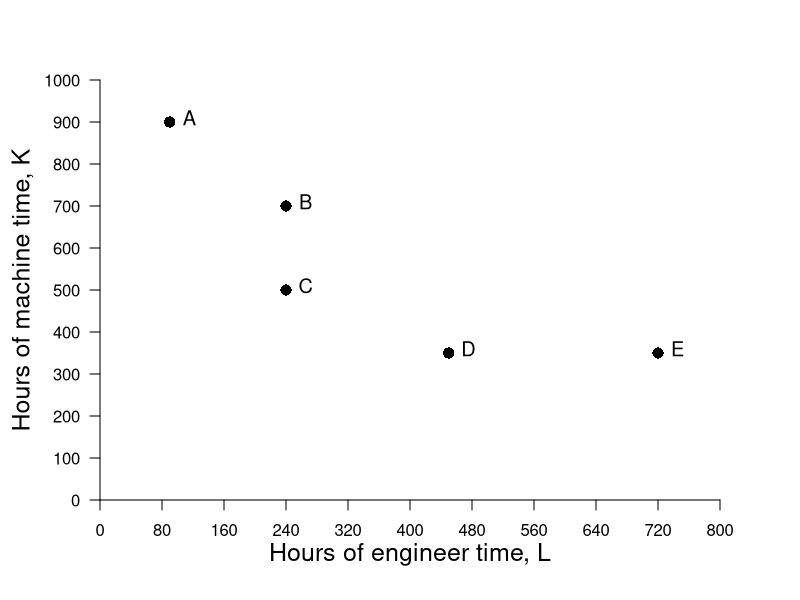

Write the R code that produced this figure.
require(shape)
pdf(file = "firmmarketsupply/problem_tech_choices.pdf", width = 7, height = 7)

#Set parameters for graphics
axislabelsize <- 1.5
labelsize <- 1.2
graphlinewidth <- 2
segmentlinewidth <- 1.5

COL <- c("#7fc97f", "#beaed4", "#fdc086", "#ffff99", "#386cb0", "#f0027f", "#bf5b17", "#666666")
COLA <- c("#e0f3db", "#99d8c9","#66c2a4","#41ae76", "#238b45", "#005824")
COLB <- c("#c6dbef", "#4eb3d3", "#2b8cbe", "#0868ac","#084081")
COLC <- c("#fcfbfd", "#efedf5", "#dadaeb", "#bcbddc", "#9e9ac8", "#807dba", "#6a51a3", "#54278f", "#3f007d")

par(mar =  c(5, 5, 4, 4))

isocost <- function(l, w = 15, ck = 10, c = 12000) {
  c/ck - (w / ck)* l
}

cost <- function(l, k, w = 15, ck = 10){
  w * l + ck * k
}


#Levels for the barriers to entry specified here
barriers <- c(0.2, 0.5, 0.71)

xlims <- c(0, 800)
ylims <- c(0, 1000)

plot(0, 0, xlim = xlims, ylim = ylims, type = "n",
     xlab = expression(paste("")),
     ylab = expression(paste("")), 
     xaxt = "n", 
     yaxt = "n", 
     cex.lab = axislabelsize, 
     bty = "n",
     xaxs="i", 
     yaxs="i")

#Customize ticks and labels for the plot
ticksy <- seq(ylims[1], ylims[2], 100)
ylabels <- seq(ylims[1], ylims[2], 100)
ticksx <- seq(xlims[1], xlims[2], 80)
xlabels <- seq(xlims[1], xlims[2], 80)
# ticksy <- c(0, 10, cournotPrice(n = nstar(b = barriers[1]), c = costs[2]),  ylims[2])
# ylabels <- c(NA, expression(c), expression(paste(p,"(n*)")), NA)
# ticksx <- c(0, nstar(b = barriers[1]), xlims[2])
# xlabels <- c(NA, expression(paste(n,"*")), NA)

axis(1, at = ticksx, pos = 0, labels = xlabels)
axis(2, at = ticksy, pos = 0, labels = ylabels, las = 1)

npts <- 500 
xx1 <- seq(xlims[1], xlims[2], length.out = npts)



#Label axes
mtext(expression(paste("Hours of engineer time, ", L)), side=1, line = 2.5, cex = axislabelsize)
text(-100, 0.5*ylims[2], expression(paste("Hours of machine time, ", K )), xpd = TRUE, cex = axislabelsize, srt = 90) 

#Vectors for points
xtech <- c(90, 240, 240, 450, 720)
ytech <- c(900, 700, 500, 350, 350)


#Lines for isocosts for solution
# lines(xx1, 
#       isocost(l = xx1, 
#               c = cost(l = xtech[3], k = ytech[3])), 
#       col = COLA[3], 
#       lty = 2, 
#       lwd = segmentlinewidth)
# 
# lines(xx1, 
#       isocost(l = xx1, 
#               c = cost(l = xtech[4], k = ytech[4], w = 6), 
#               w = 6), 
#       col = COLA[3], 
#       lty = 2, 
#       lwd = segmentlinewidth)




#Apply tech vector to points function
points(xtech,  ytech,
       pch = 16, col = "black", cex = 1.5
       )

#Vectors for labels
xadj <- rep(25, 5)
yadj <- rep(10, 5)
techlab <- c("A", "B", "C", "D", "E")

#Apply labels to technologies
text(x = xtech + xadj,
     y = ytech + yadj,
     techlab, 
     cex = labelsize)

#Add new technology point for rent question
# i <- c(210, 280)
# 
# points(i[1], i[2],
#        pch = 16, col = "black", cex = 1.5
#        )
# 
# lines(xx1,
#       isocost(l = xx1,
#               c = cost(l = i[1], k = i[2], w = 15),
#               w = 15),
#       col = COLA[3],
#       lty = 2,
#       lwd = segmentlinewidth)
# lines(xx1,
#       isocost(l = xx1,
#               c = cost(l = i[1], k = i[2], w = 6),
#               w = 6),
#       col = COLA[3],
#       lty = 2,
#       lwd = segmentlinewidth)


dev.off()
